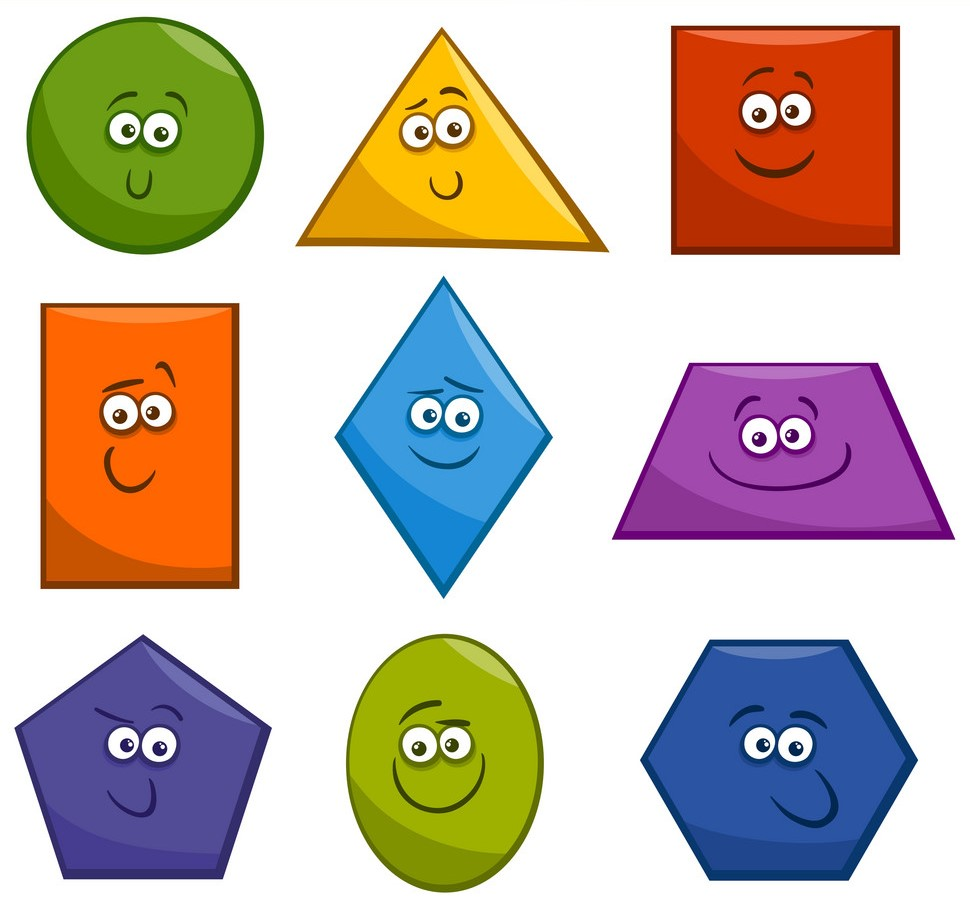
#> input picture images/shapes.jpg, 970 x 911 px
$ python color_channel_split_merge.py
#> lines starting #> are read from the running program, lines starting #| are printed output that depends on the picture
#import opencv library
import cv2 as cv
#import numpy library
import numpy as np

#read the image from computer
img = cv.imread('images/shapes.jpg')
#> img is the input picture: shape (911, 970, 3); mean B, G, R 174.3, 186.7, 201.3
#show the image
cv.imshow('Shapes original photo', img)


#split the color channels
blue, green, red = cv.split(img)
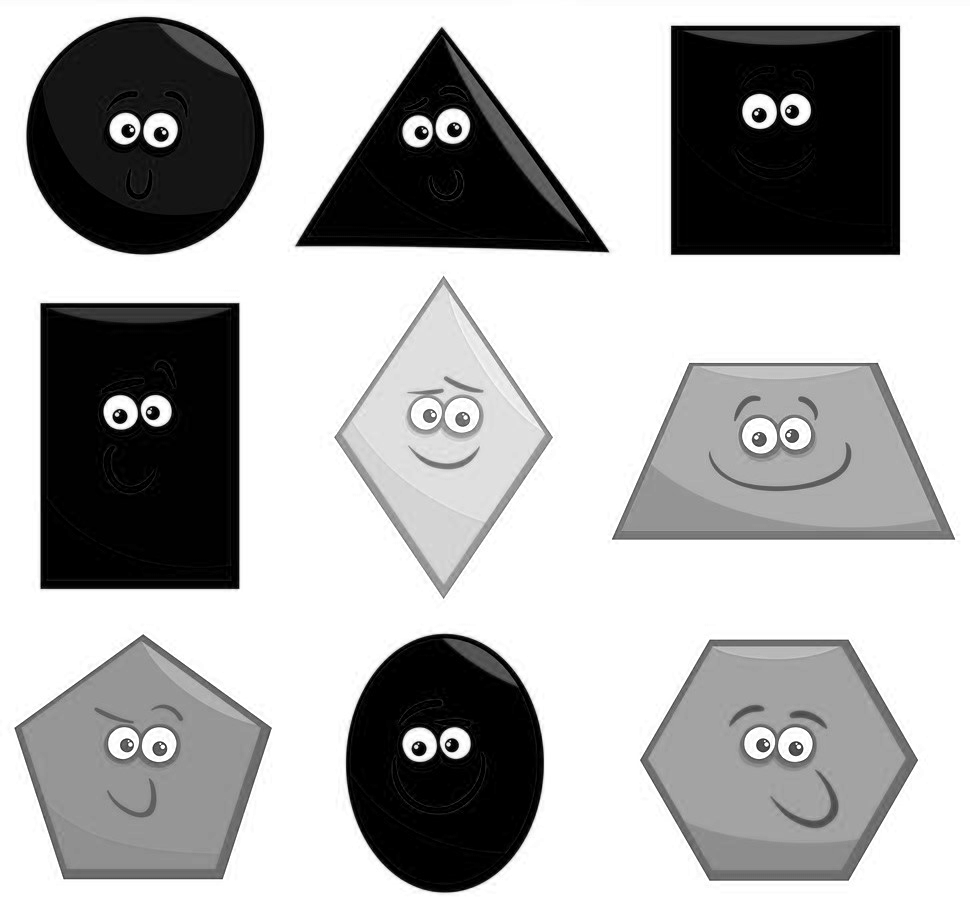
#> blue: shape (911, 970); min 0, max 255, mean 174.3
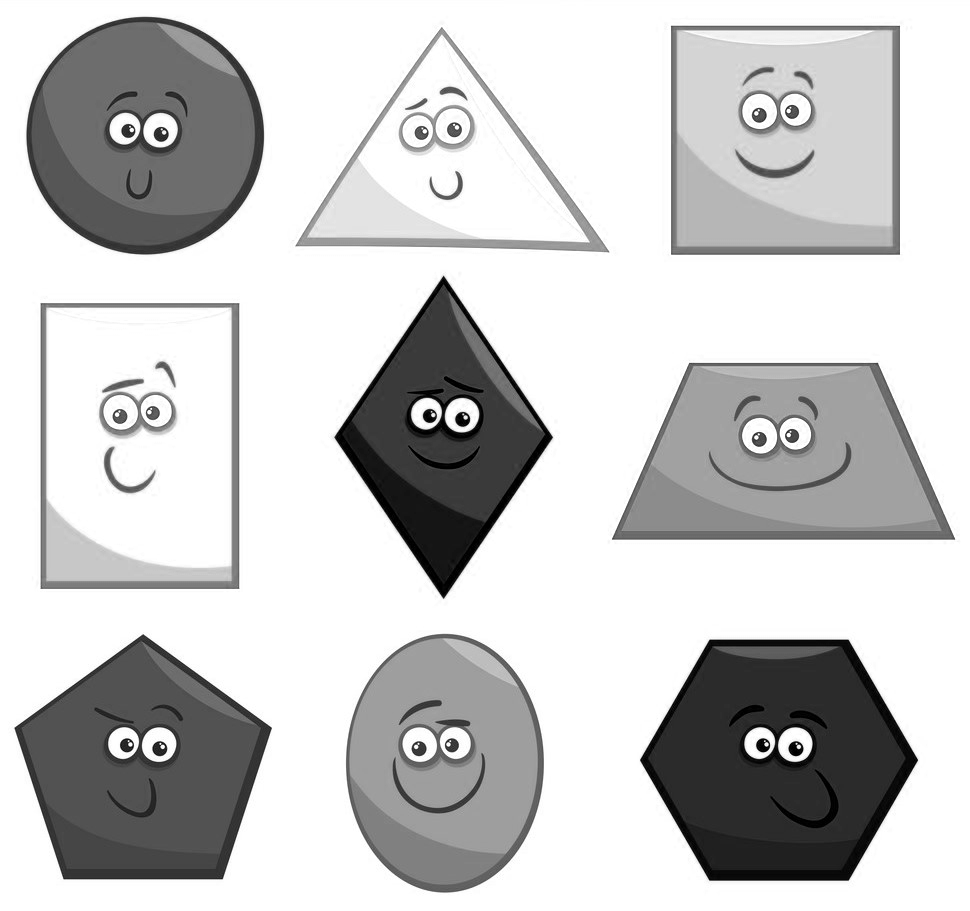
#> red: shape (911, 970); min 0, max 255, mean 201.3

#show the blue pixel intensity
cv.imshow('Blue pixel intensity', blue)
#show the green pixel intensity
cv.imshow('Green pixel intensity', green)
#show the red pixel intensity
cv.imshow('Red pixel intensity', red)

#merging the channels
img_merged = cv.merge((blue, green, red))

#show the merged image
cv.imshow('Merged shapes photo', img_merged)

#creating a zero array same size as that of our image
zeros_array = np.zeros(img_merged.shape[:2], dtype='uint8')

#get and show the red only channel image
red_only_image = cv.merge((zeros_array, zeros_array, red))
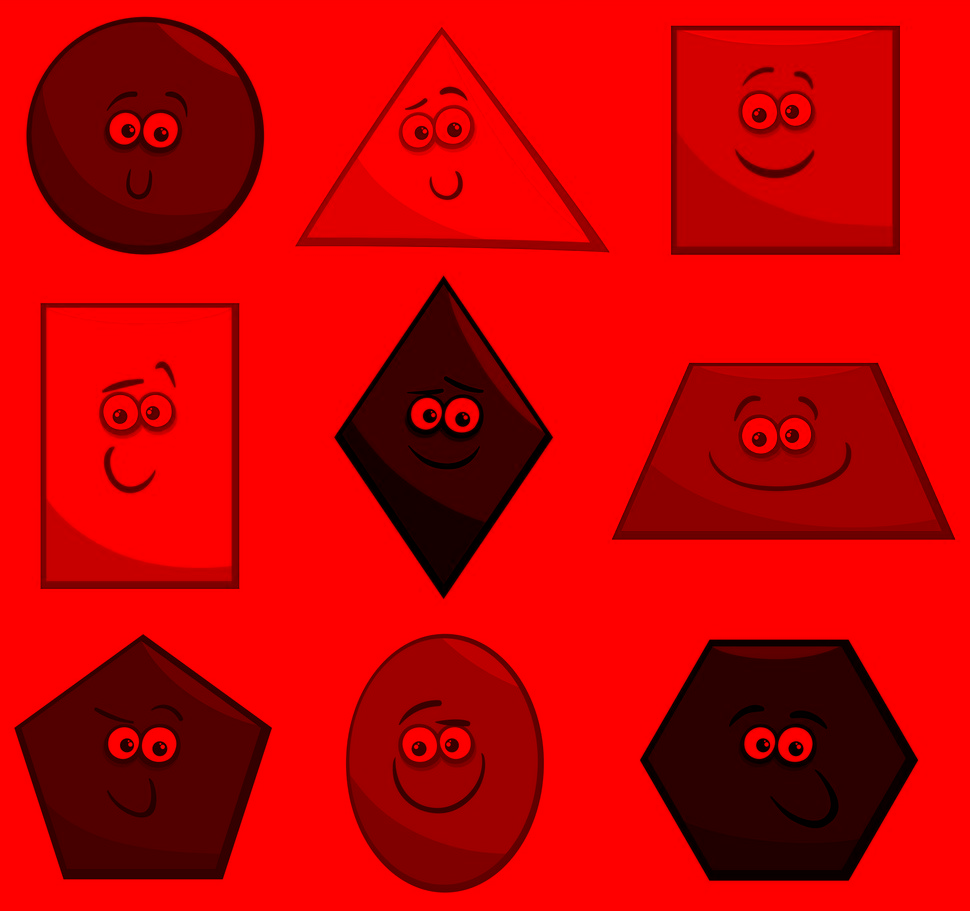
#> red_only_image: shape (911, 970, 3); mean of channels 0, 1, 2 0, 0, 201.3; drawn as B, G, R
cv.imshow('Red only shapes image', red_only_image)
#get and show the green only channel image
green_only_image = cv.merge((zeros_array, green, zeros_array))
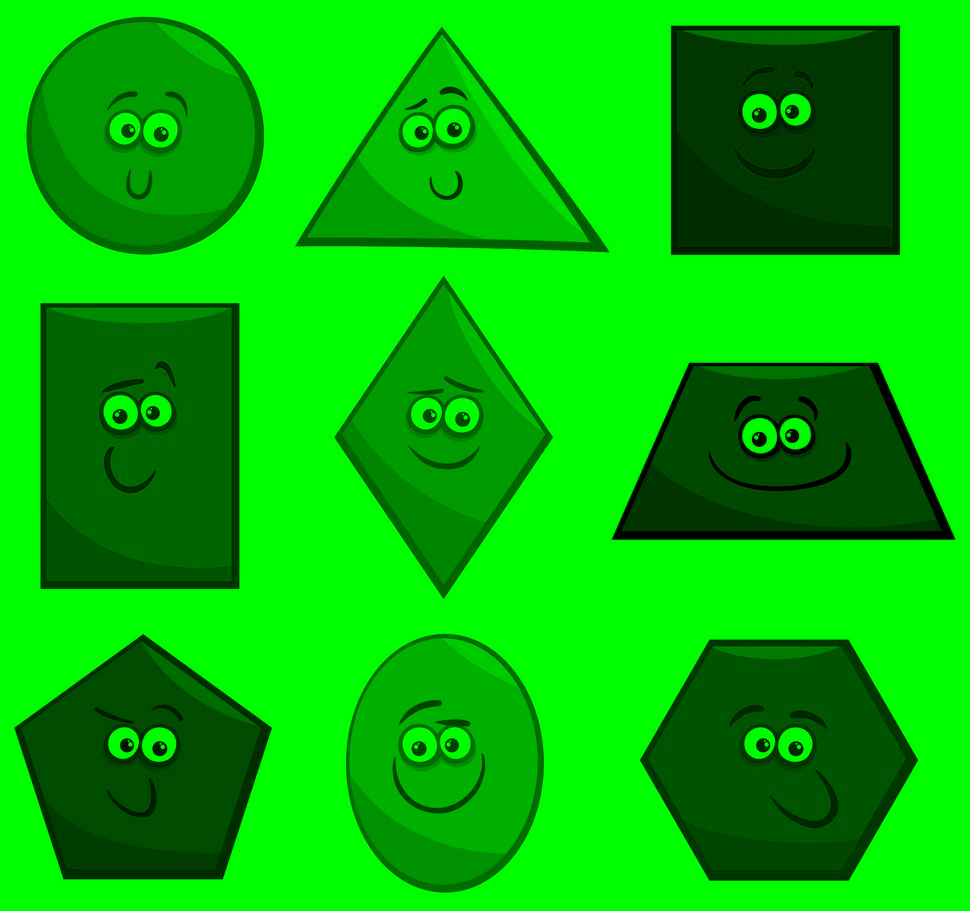
#> green_only_image: shape (911, 970, 3); mean of channels 0, 1, 2 0, 186.7, 0; drawn as B, G, R
cv.imshow('Green only shapes image', green_only_image)
#get and show the Blue only channel image
blue_only_image = cv.merge((blue, zeros_array, zeros_array))
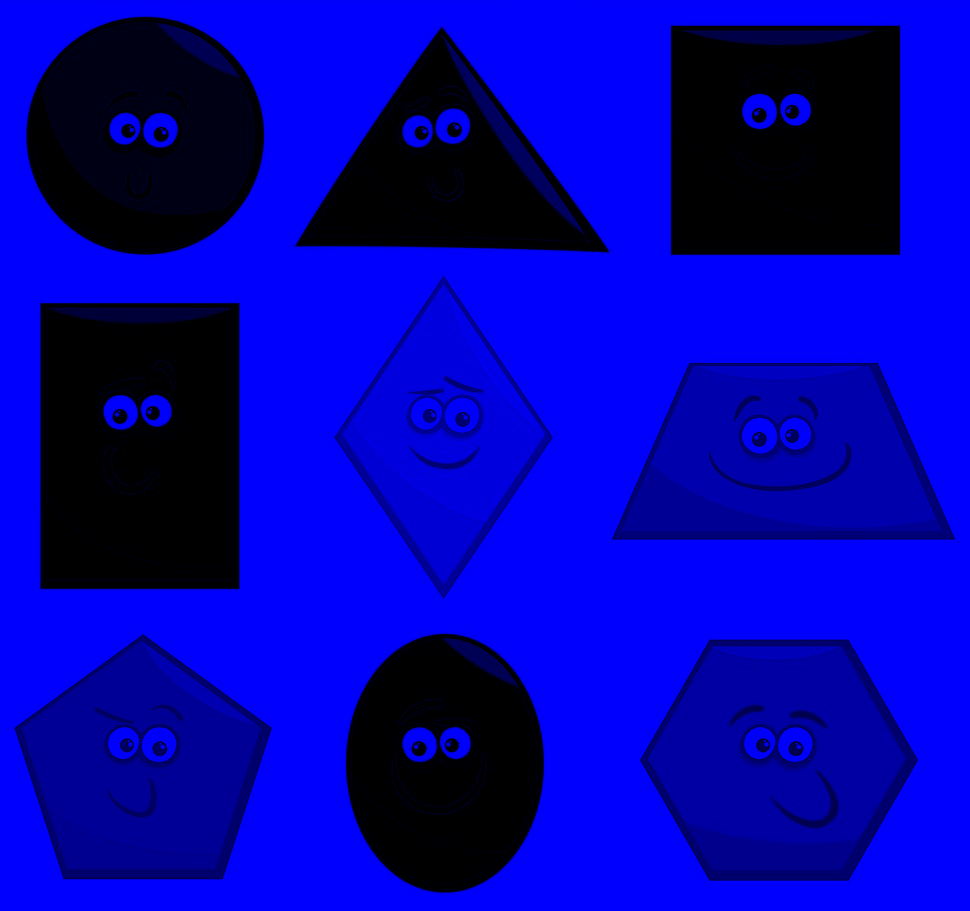
#> blue_only_image: shape (911, 970, 3); mean of channels 0, 1, 2 174.3, 0, 0; drawn as B, G, R
cv.imshow('Blue only shapes image', blue_only_image)

cv.waitKey(0)

$ run again, with images/ad_d1.jpg copied over images/shapes.jpg
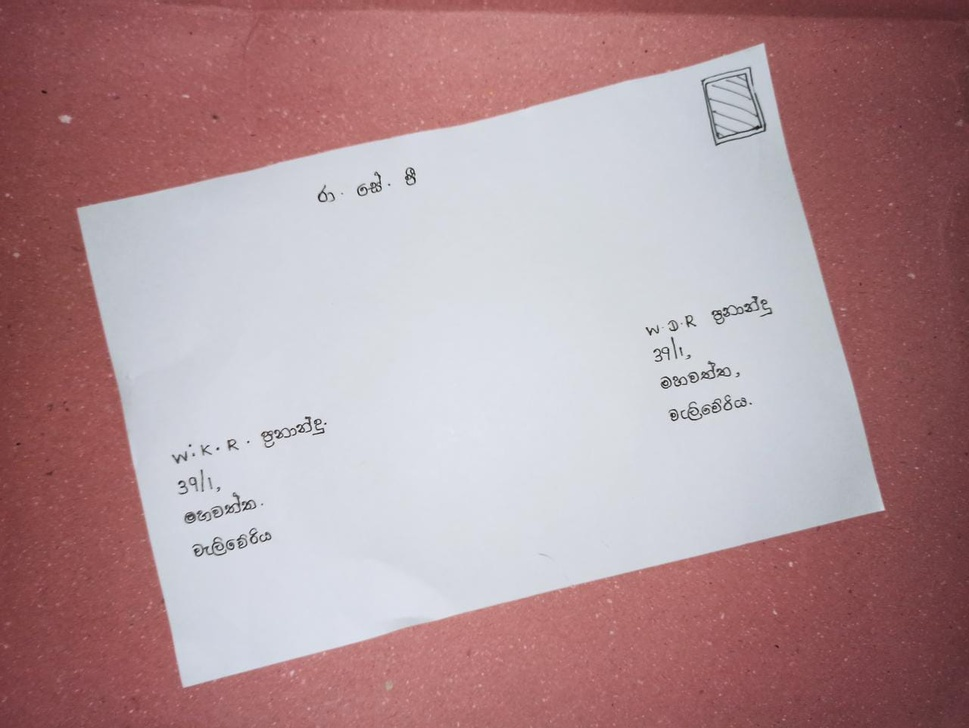
#> input picture images/ad_d1.jpg, 969 x 728 px, shrunk from 1280 x 961 before the run
#> img is the input picture: shape (728, 969, 3); mean B, G, R 152.3, 147.6, 177.6
#> `green_only_image = cv.merge((zeros_array, green, zeros_array))`:
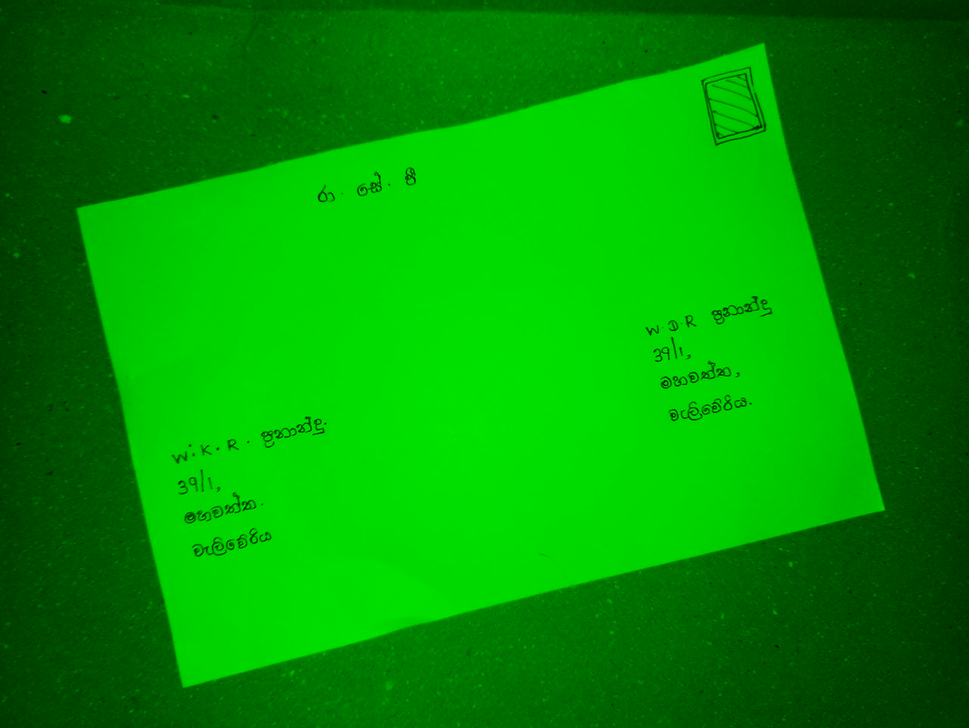
#> green_only_image: shape (728, 969, 3); mean of channels 0, 1, 2 0, 147.6, 0; drawn as B, G, R
#> `blue_only_image = cv.merge((blue, zeros_array, zeros_array))`:
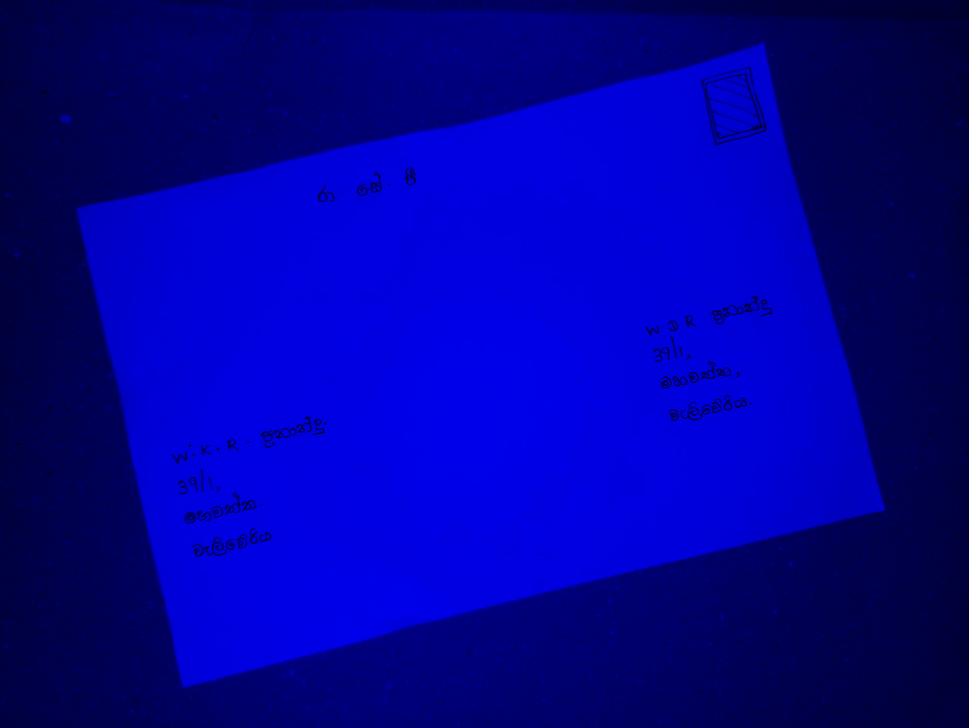
#> blue_only_image: shape (728, 969, 3); mean of channels 0, 1, 2 152.3, 0, 0; drawn as B, G, R
